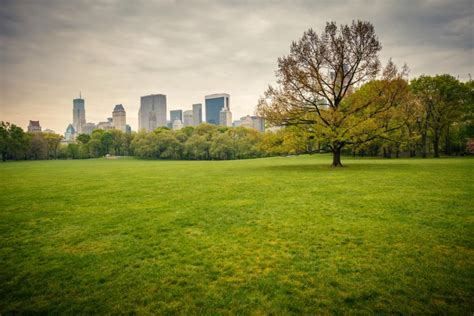
#> input picture Photos/park.jpeg, 474 x 316 px
$ python basicfunc.py
#> lines starting #> are read from the running program, lines starting #| are printed output that depends on the picture; after the words box and inside, x2 and y2 are one past the last pixel; in counts of white or black regions, pixels touching at a corner belong together
import cv2 as cv

img = cv.imread("Photos/park.jpeg")
#> img is the input picture: shape (316, 474, 3); mean B, G, R 68.9, 130.9, 129
# cv.imshow('Dog',img)

# image to greyscale

gray = cv.cvtColor(img, cv.COLOR_BGR2GRAY)
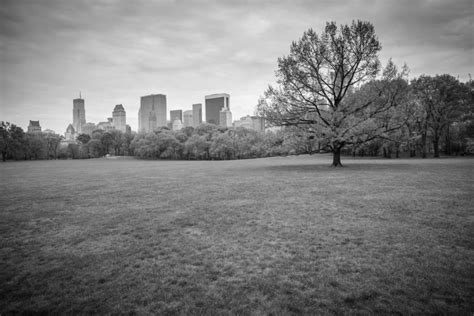
#> gray: shape (316, 474); min 2, max 253, mean 123.2
cv.imshow("Grey", gray)

# blur image

blur = cv.GaussianBlur(gray, (3, 3), cv.BORDER_DEFAULT)
# cv.imshow("Blur", blur)

# Edge cascade
canny = cv.Canny(blur, 125, 170)
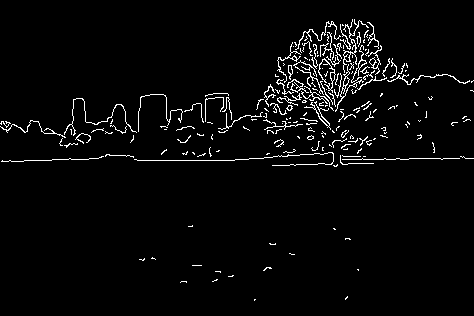
#> canny: shape (316, 474); 3.3% white in thin lines or dots, all inside (x1, y1, x2, y2) = (0, 19, 474, 301)
# cv.imshow("Canny", canny)

# Dilating the image
dilated = cv.dilate(canny, (7, 7), iterations=1)
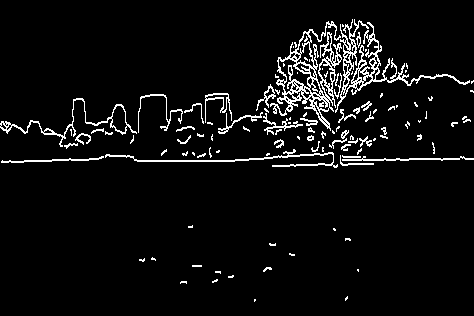
#> dilated: shape (316, 474); 5.4% white in thin lines or dots, all inside (x1, y1, x2, y2) = (0, 19, 474, 302)
# cv.imshow("Dilated", dilated)

# eroding
eroded = cv.erode(dilated, (3, 3), iterations=1)
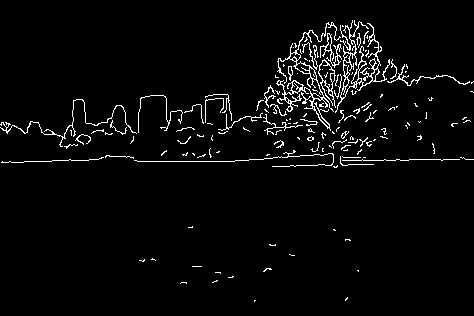
#> eroded: shape (316, 474); 3.5% white in thin lines or dots, all inside (x1, y1, x2, y2) = (0, 20, 474, 302)
# cv.imshow("Eroded", eroded)

# Resize
resize = cv.resize(img, (200, 200))
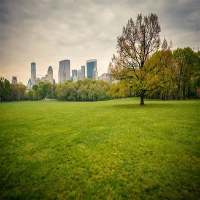
#> resize: shape (200, 200, 3); mean B, G, R 68.8, 130.8, 128.9
cv.imshow("Resize", resize)

# cropping
crop = img[50:200, 200:400]
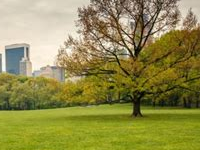
#> crop: shape (150, 200, 3); mean B, G, R 77, 139.4, 144.2
cv.imshow("Crop", crop)


cv.waitKey(0)

$ run again, with Photos/dog2.jpeg copied over Photos/park.jpeg
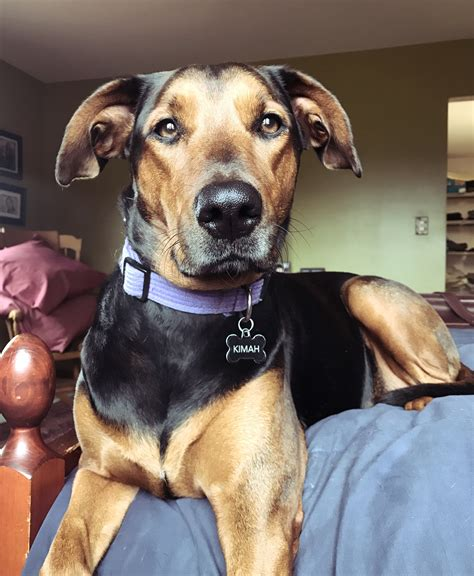
#> input picture Photos/dog2.jpeg, 474 x 576 px
#> img is the input picture: shape (576, 474, 3); mean B, G, R 103, 110.5, 123.5
#> `canny = cv.Canny(blur, 125, 170)`:
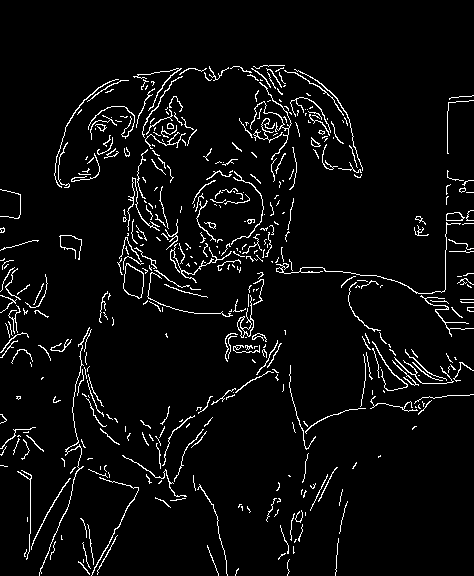
#> canny: shape (576, 474); 4.6% white in thin lines or dots, all inside (x1, y1, x2, y2) = (0, 65, 474, 576)
#> eroded: shape (576, 474); 4.7% white in thin lines or dots, all inside (x1, y1, x2, y2) = (0, 66, 474, 576)
#> `crop = img[50:200, 200:400]`:
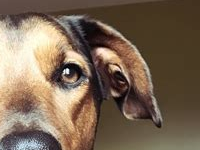
#> crop: shape (150, 200, 3); mean B, G, R 84.3, 103.4, 122.9

$ run again, with Photos/dog3.jpeg copied over Photos/park.jpeg
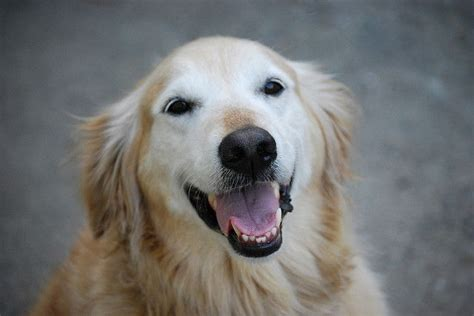
#> input picture Photos/dog3.jpeg, 474 x 316 px
#> img is the input picture: shape (316, 474, 3); mean B, G, R 113.8, 114.8, 114.8
#> `canny = cv.Canny(blur, 125, 170)`:
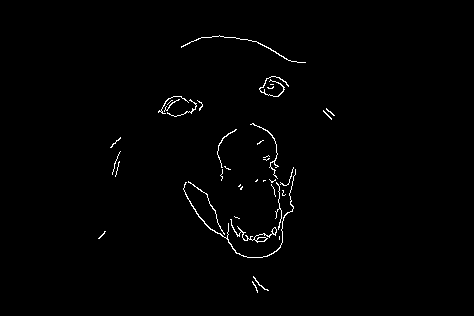
#> canny: shape (316, 474); 0.98% white in thin lines or dots, all inside (x1, y1, x2, y2) = (98, 35, 335, 293)
#> dilated: shape (316, 474); 1.5% white in thin lines or dots, all inside (x1, y1, x2, y2) = (98, 35, 335, 294)
#> eroded: shape (316, 474); 1% white in thin lines or dots, all inside (x1, y1, x2, y2) = (98, 36, 335, 294)
#> `crop = img[50:200, 200:400]`:
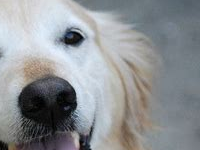
#> crop: shape (150, 200, 3); mean B, G, R 149.1, 146, 142.7
